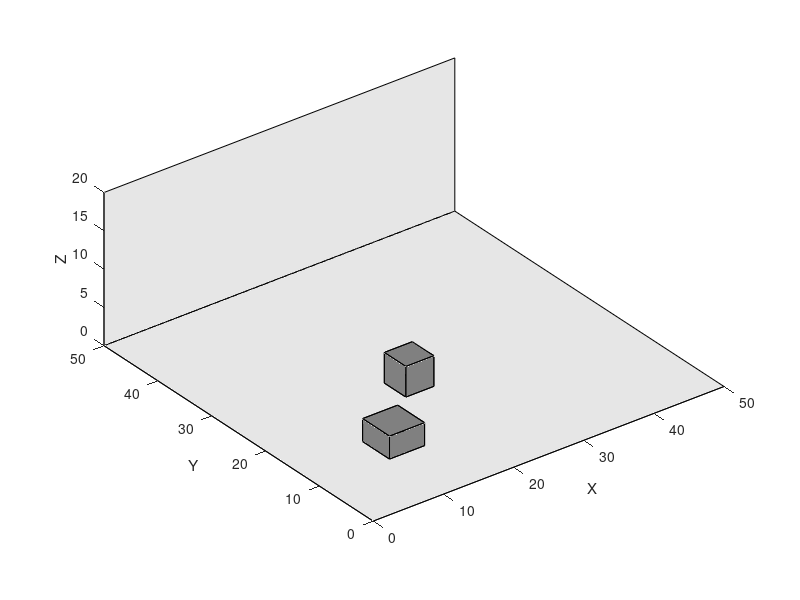

This figure's MATLAB source:
% EnvironmentSetup.m
function [surfaces, envWidth, envHeight, envDepth] = setupEnvironment()
    % Define the environment's dimensions
    envWidth = 50;
    envHeight = 20;
    envDepth = 50;

    % Initialize figure for 3D plotting
    figure;
    hold on;
    axis equal;
    xlabel('X'); ylabel('Y'); zlabel('Z');
    xlim([0 envWidth]); ylim([0 envDepth]); zlim([0 envHeight]);

    % Create walls and store them as reflective surfaces
    surfaces = {};
    surfaces{end+1} = createWall([0 0 0], [envWidth 0 envHeight], false); % Back wall
    surfaces{end+1} = createWall([0 envDepth 0], [envWidth envDepth envHeight], true); % Front wall
    surfaces{end+1} = createWall([0 0 0], [0 envDepth envHeight], true); % Left wall
    surfaces{end+1} = createWall([envWidth 0 0], [envWidth envDepth envHeight], true); % Right wall
    surfaces{end+1} = createWall([0 0 envHeight], [envWidth 0 envHeight], true); % Top wall
    surfaces{end+1} = createWall([0 envDepth envHeight], [envWidth envDepth envHeight], true); % Top front wall
    surfaces{end+1} = createFloor([0 0 0], [envWidth envDepth 0], true); % Floor

    % Create obstacles
    obstacleSurfaces1 = createObstacle([10 10 0], [5 5 3], true);
    obstacleSurfaces2 = createObstacle([20 20 0], [4 4 4], true);
    surfaces = [surfaces, obstacleSurfaces1{:}, obstacleSurfaces2{:}];
end



% Function to create a wall between two corners in 3D space and return its vertices
function vertices = createWall(startCorner, endCorner, show)
    vertices = [
        startCorner;
        endCorner(1), startCorner(2), startCorner(3);
        endCorner;
        startCorner(1), endCorner(2), endCorner(3)
    ];
    if show
        fill3(vertices(:, 1), vertices(:, 2), vertices(:, 3), [0.9, 0.9, 0.9]); % Light gray color for floor
    end
end



% Function to create a floor between two corners and return its vertices
function vertices = createFloor(startCorner, endCorner, show)
    vertices = [
        startCorner;
        endCorner(1), startCorner(2), startCorner(3);
        endCorner;
        startCorner(1), endCorner(2), endCorner(3)
    ];
    if show
        fill3(vertices(:, 1), vertices(:, 2), vertices(:, 3), [0.9, 0.9, 0.9]); % Light gray color for floor
    end
    
end

% Function to create a rectangular obstacle and return its surfaces as a cell array of vertices
function surfaces = createObstacle(position, size, show)
    x = [0 1 1 0 0 1 1 0] * size(1) + position(1);
    y = [0 0 1 1 0 0 1 1] * size(2) + position(2);
    z = [0 0 0 0 1 1 1 1] * size(3) + position(3);

    vertices = [x', y', z'];
    faces = [1 2 3 4; 5 6 7 8; 1 2 6 5; 2 3 7 6; 3 4 8 7; 4 1 5 8];
    surfaces = cell(6, 1);
    for i = 1:6
        surfaces{i} = vertices(faces(i, :), :);
        if show
            patch('Vertices', vertices, 'Faces', faces(i, :), 'FaceColor', [0.5, 0.5, 0.5]);
        end
    end
end
